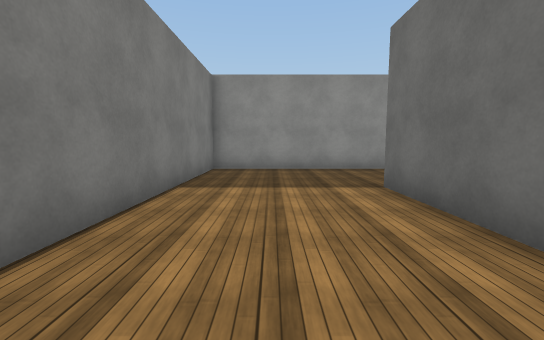
view 1 (above)

19 first-person views from a walk through a scene from a Unity 3-D project. The camera is 1.4 m above the floor, tilts 6° down and sees 90° across. The floor is counted in squares, 1.79 m on a side. Each view is taken from the middle of a square. On the plan, view 1 faces up. The plan holds only what a view shows up to about 10 squares ahead; the rest is blank. The place goes on beyond the plan. The player character is not drawn. Surface patterns are stand-ins for the level's own textures.

view 2
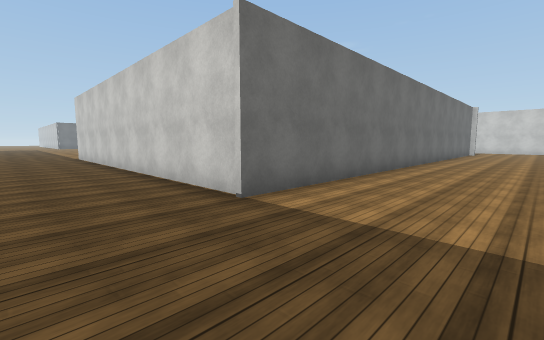

view 3
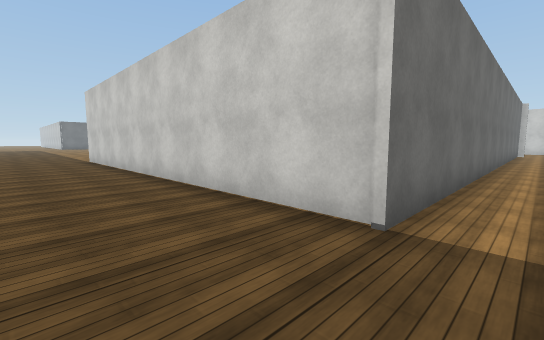

view 4
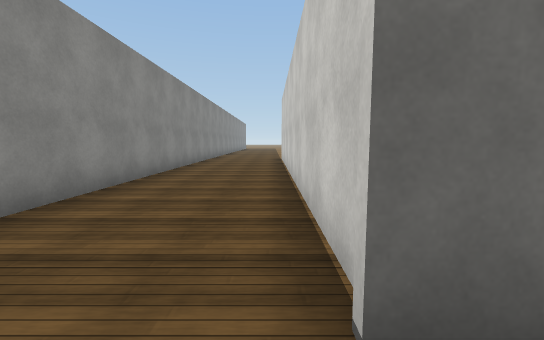

view 5
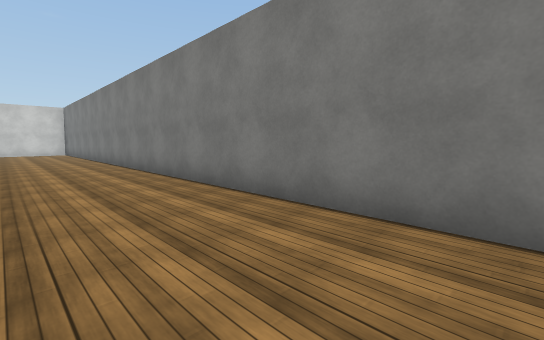

view 6
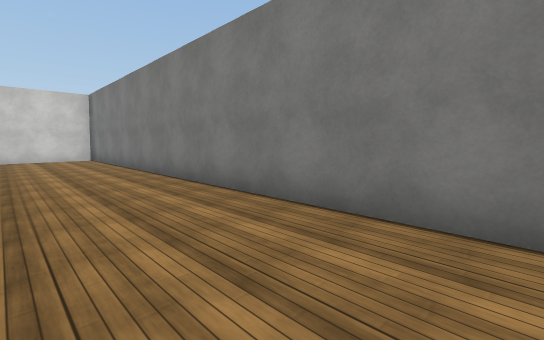

view 7
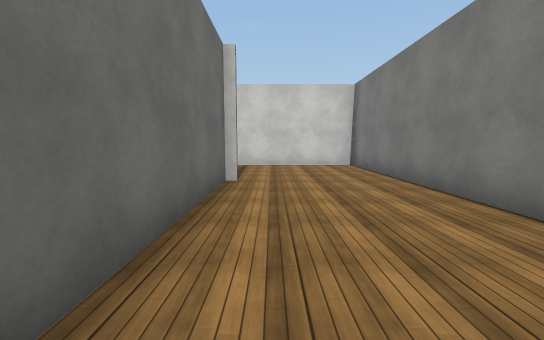

view 8
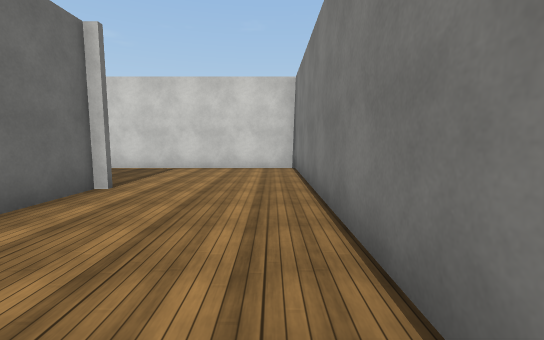

view 9
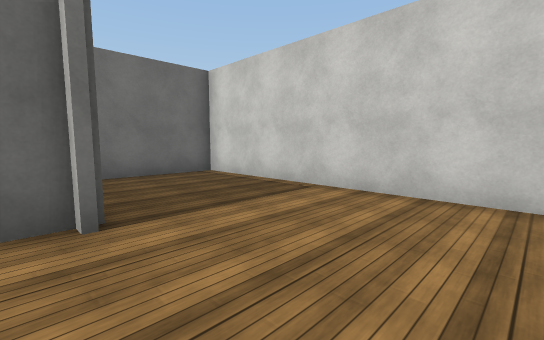

view 10
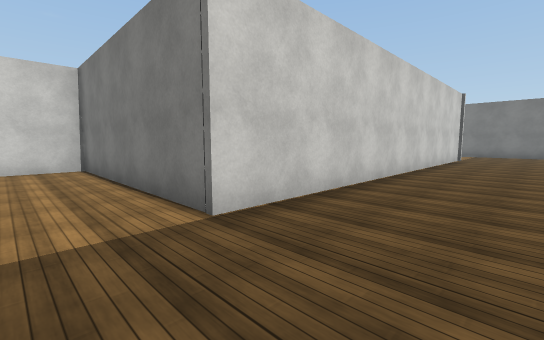

view 11
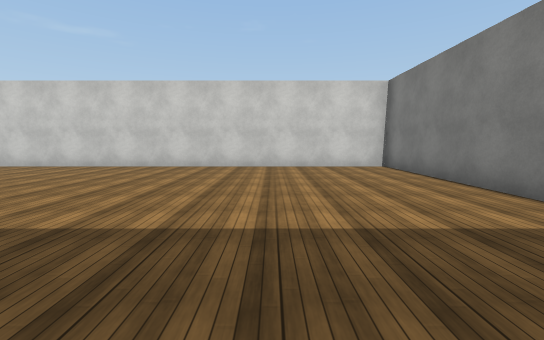

view 12
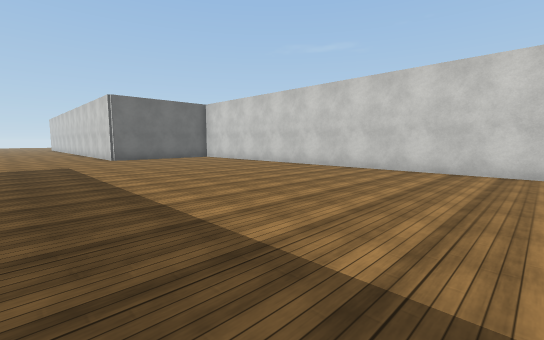

view 13
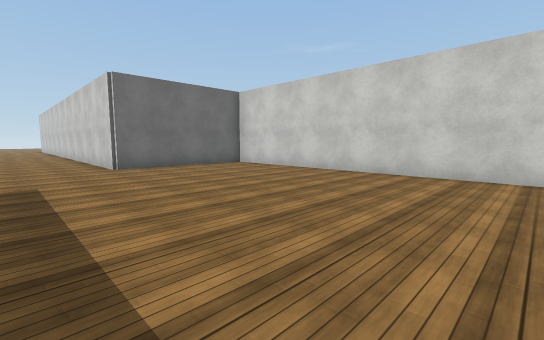

view 14
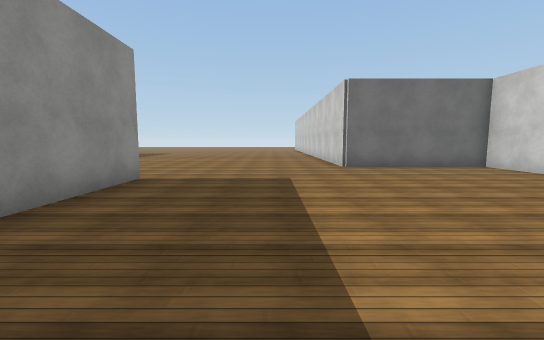

view 15
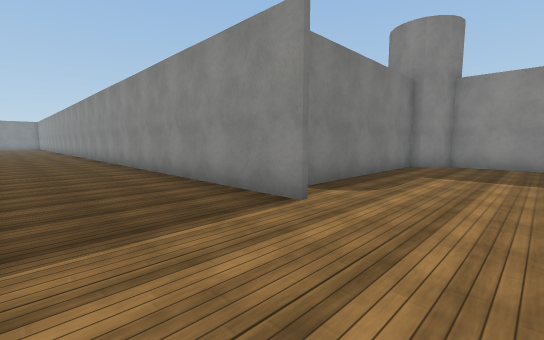

view 16
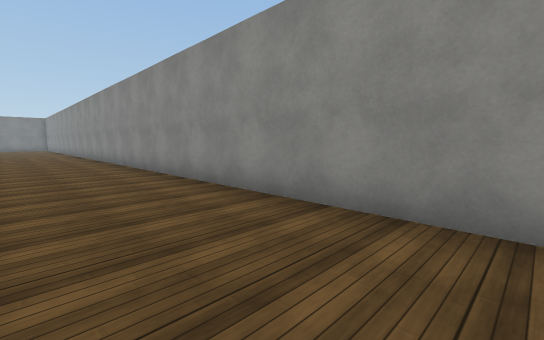

view 17
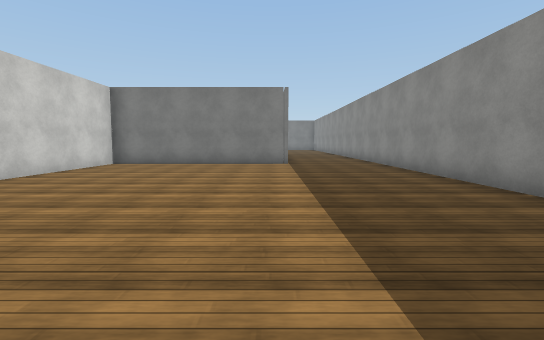

view 18
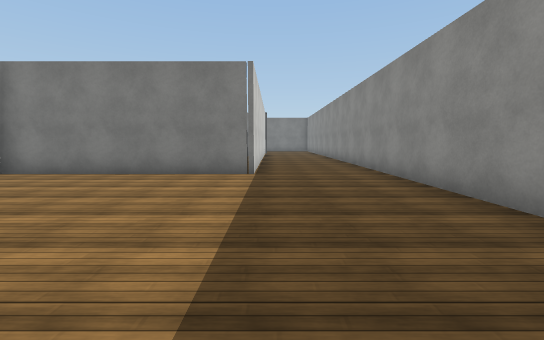

view 19
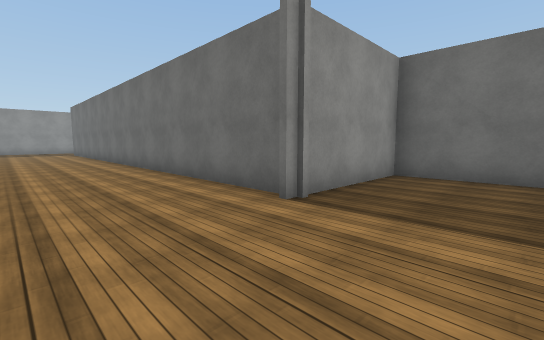

### Floor plan
Points are (right, up) in squares from view 1. A wall is a line through its corners. A room is listed if a view was taken in it or the views show most of it. See-through windows are left out.
Room 1 (views 1, 2, 3, 4, 5, 6, 7, 8, 9, 19)
walls: (1.9, -11.8) (1.9, 4.6) (13.4, 4.6); (14.5, 7.8) (-1.7, 7.8) (-1.7, -15.1) (5.4, -15.1) (5.4, -11.6) (1.6, -11.6)
ways out: opening at (13.5, 6.5) to room 2
Room 2 (views 10, 11, 12, 13, 14, 15, 16, 17, 18)
walls: (30.9, 7.8) (14.5, 7.8); (13.4, 4.6) (13.4, -1.6) (33.3, -1.6) (33.3, 2.9); (30.1, 14) (30.1, 8.8); (30.9, 14.4) (30.6, 14.1); (33.1, 14.7) (31, 14.7)
ways out: opening at (13.5, 6.5) to room 1

Positions as (right, up) in squares from view 1, and headings:
1: (0, 0), facing up
2: (-1, 7), facing down-right
3: (1, 7), facing down-right
4: (1, 5), facing right
5: (1, 4), facing down-left
6: (1, -2), facing down-left
7: (1, -6), facing down
8: (-1, -7), facing down
9: (-1, -11), facing down-right
10: (15, 7), facing down-left
11: (17, 7), facing down
12: (21, 6), facing down-right
13: (25, 5), facing down-right
14: (25, 5), facing right
15: (33, 5), facing up-left
16: (27, 5), facing up-left
17: (23, 4), facing left
18: (20, 5), facing left
19: (-1, -14), facing up-right
